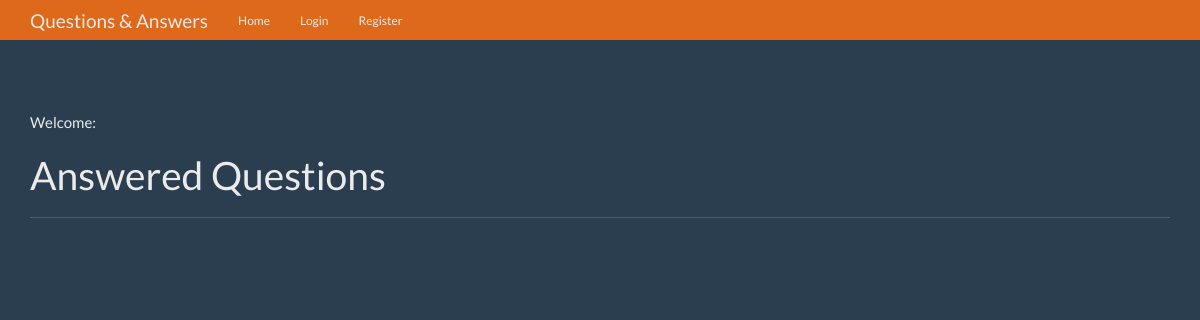
Before: / with the older database file.
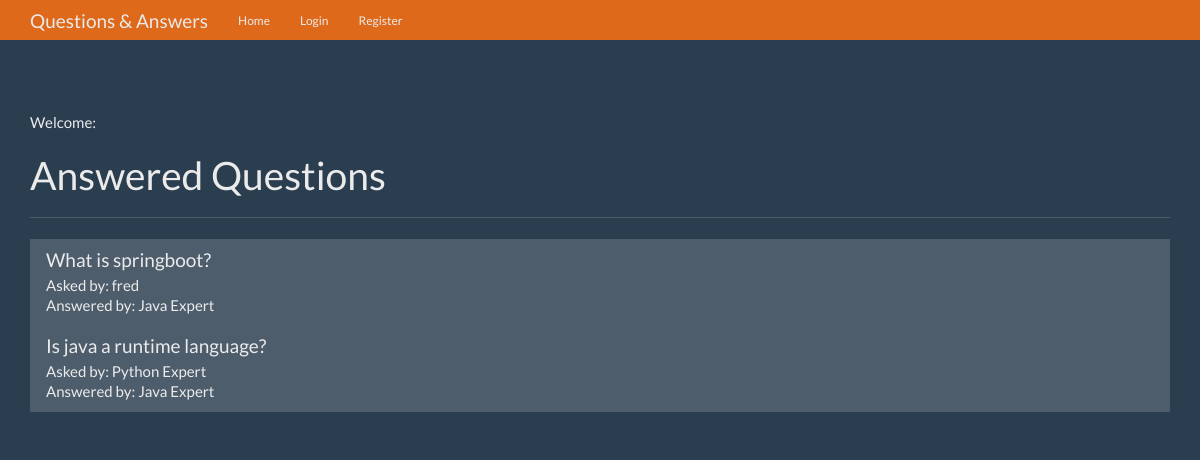
After: the same page with the newer database file.
### models/question.py (models this page shows, shortened)
class Question(db.Model):
    __tablename__ = 'question'
    id = db.Column(db.Integer, primary_key = True)
    question = db.Column(db.Text)
    answer = db.Column(db.Text)
    asked_by_id = db.Column(db.Integer, db.ForeignKey('user.id'))
    expert_id = db.Column(db.Integer, db.ForeignKey('user.id'))

### models/user.py (models this page shows, shortened)
class User(db.Model, UserMixin):
    __tablename__ = 'user'
    id = db.Column(db.Integer, primary_key = True)
    name = db.Column(db.String(50))
    password = db.Column(db.String(100))
    expert = db.Column(db.Boolean)
    admin = db.Column(db.Boolean)
    questions_asked = db.relationship(
        'Question',
        foreign_keys = 'Question.asked_by_id',
        backref = 'asker',
        lazy = True
    )
    answers_requested = db.relationship(
        'Question',
        foreign_keys = 'Question.expert_id',
        backref = 'expert',
        lazy = True
    )
    @property
    def unhashed_password(self):
        raise AttributeError('Cannot view unhashed password!')

### qa/views.py (the view)
@q_a.route('/')
def index():
    question = Question.query.filter(Question.answer != None).all()
    context = {
        'questions': question
    }
    return render_template('home.html', **context)

### templates/home.html (shortened to what this page needs)
{% extends 'base.html' %}
{% block content %}
      <div class="page-header">
        <p>
          Welcome: {{current_user.name}}
        </p>
        <h1>Answered Questions</h1>
      </div>
      <div class="row">
        <div class="col-lg-12">
          <div class="list-group">
            {% for question in questions %}
              <a href="{{ url_for('q_a.question', question_id=question.id) }}" class="list-group-item">
                <h4 class="list-group-item-heading">{{ question.question }}</h4>
                <p class="list-group-item-text">Asked by: {{ question.asker.name }}</p>
                <p class="list-group-item-text">Answered by: {{ question.expert.name }}</p>
              </a>
            {% endfor %}
          </div>
        </div>
      </div>
{% endblock %}

### templates/base.html (shortened to what this page needs)
<!DOCTYPE html>
<html lang="en">
  <head>
    <link href="{{ url_for('static', filename='bootstrap.min.css') }}" rel="stylesheet">
    <link href="{{ url_for('static', filename='theme.css') }}" rel="stylesheet">
  </head>
  <body>
    <nav class="navbar navbar-inverse navbar-fixed-top">
      <div class="container">
        <div class="navbar-header">
          <a class="navbar-brand" href="#">Questions & Answers</a>
        </div>
        <div id="navbar" class="navbar-collapse collapse">
          <ul class="nav navbar-nav">
            <li><a href="{{ url_for('q_a.index') }}">Home</a></li>
            {% if not current_user.is_authenticated %}
            <li><a href="{{ url_for('auth.login') }}">Login</a></li>
            <li><a href="{{ url_for('auth.register') }}">Register</a></li>
            {% endif %}
          </ul>
        </div>
      </div>
    </nav>
    <div class="container theme-showcase" role="q_a">
      {% block content %}{% endblock %}
    </div>
  </body>
</html>

### static/theme.css (style rules this page uses)
body { padding-top: 70px; padding-bottom: 30px; }

Changed rows visible on the page:
now on this page (row edited): Question: question "What is springboot?", asker.name "fred", expert.name "Java Expert"
added Question: question "Is java a runtime language?", asker.name "Python Expert", expert.name "Java Expert"
